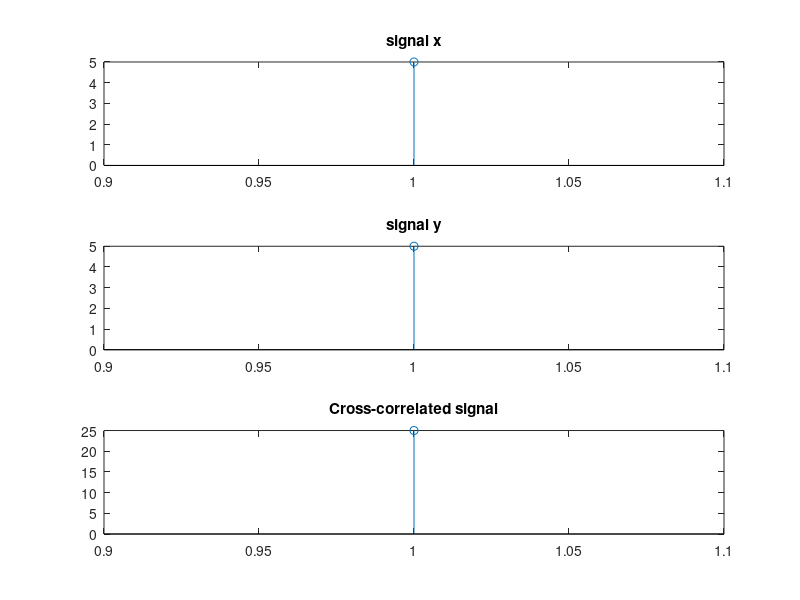

The MATLAB source for this figure:
clc ;
clear all ;
x = input ('input signal X:') ;
y = input ('input signal Y:') ;
m1 = length ( x ) ;
m2 = length ( y ) ;
len = m1 + m2 -1;
y =[y,zeros(1,( m1 -1))];
n = len ;
while (n >=1)
r ( len - n +1) =0; j = n ; i = m1 ;
while (i >=1 && j >=1)
r ( len - n +1) = r ( len - n +1) + x ( i ) * y ( j ) ;
j =j -1; i =i -1;
end
n =n -1;
end
subplot(3,1,1);
stem(x);
title('signal x');
subplot(3,1,2);
stem(y);
title('signal y');
subplot(3,1,3);
stem(r);
title('Cross-correlated signal');